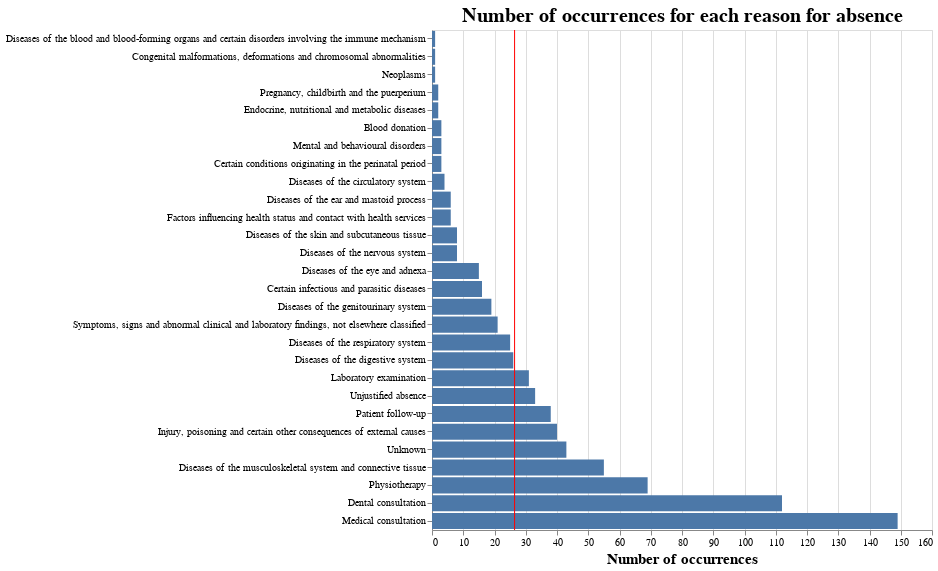

The notebook cell this image was saved under:
### Code cell
bar_graph = alt.Chart(reason_count,
          title = "Number of occurrences for each reason for absence").mark_bar(
).encode(
    x=alt.X('Number of occurrences'),
    y=alt.Y('Reason for absence', sort='x', title = None)
)
line = alt.Chart(reason_count).mark_rule(color='red').encode(
    x=alt.X('mean(Number of occurrences):Q', title = 'Number of occurrences')
)
(bar_graph + line).properties(
    width=500, height = 500).configure_title(
    fontSize=20).configure_axis(
    labelFontSize=10, titleFontSize = 15, labelLimit=500)

### Figure 1 — Vega-Lite specification as saved in the notebook (floating-point values rounded to 4 significant figures)
{"config": {"view": {"continuousWidth": 400, "continuousHeight": 300}, "axis": {"labelFontSize": 10, "labelLimit": 500, "titleFontSize": 15}, "title": {"fontSize": 20}}, "layer": [{"mark": "bar", "encoding": {"x": {"field": "Number of occurrences", "type": "quantitative"}, "y": {"field": "Reason for absence", "sort": "x", "title": null, "type": "nominal"}}, "title": "Number of occurrences for each reason for absence"}, {"mark": {"type": "rule", "color": "red"}, "encoding": {"x": {"aggregate": "mean", "field": "Number of occurrences", "title": "Number of occurrences", "type": "quantitative"}}}], "data": {"name": "data-e4ab14dee5ccf6ae4caf27900538f01f"}, "height": 500, "width": 500, "$schema": "https://vega.github.io/schema/vega-lite/v4.17.0.json", "datasets": {"data-e4ab14dee5ccf6ae4caf27900538f01f": [{"Reason for absence": "Medical consultation", "Number of occurrences": 149, "Frequency": 0.2014}, {"Reason for absence": "Dental consultation", "Number of occurrences": 112, "Frequency": 0.1514}, {"Reason for absence": "Physiotherapy", "Number of occurrences": 69, "Frequency": 0.09324}, {"Reason for absence": "Diseases of the musculoskeletal system and connective tissue", "Number of occurrences": 55, "Frequency": 0.07432}, {"Reason for absence": "Unknown", "Number of occurrences": 43, "Frequency": 0.05811}, {"Reason for absence": "Injury, poisoning and certain other consequences of external causes", "Number of occurrences": 40, "Frequency": 0.05405}, {"Reason for absence": "Patient follow-up", "Number of occurrences": 38, "Frequency": 0.05135}, {"Reason for absence": "Unjustified absence", "Number of occurrences": 33, "Frequency": 0.04459}, {"Reason for absence": "Laboratory examination", "Number of occurrences": 31, "Frequency": 0.04189}, {"Reason for absence": "Diseases of the digestive system", "Number of occurrences": 26, "Frequency": 0.03514}, {"Reason for absence": "Diseases of the respiratory system", "Number of occurrences": 25, "Frequency": 0.03378}, {"Reason for absence": "Symptoms, signs and abnormal clinical and laboratory findings, not elsewhere classified", "Number of occurrences": 21, "Frequency": 0.02838}, {"Reason for absence": "Diseases of the genitourinary system", "Number of occurrences": 19, "Frequency": 0.02568}, {"Reason for absence": "Certain infectious and parasitic diseases", "Number of occurrences": 16, "Frequency": 0.02162}, {"Reason for absence": "Diseases of the eye and adnexa", "Number of occurrences": 15, "Frequency": 0.02027}, {"Reason for absence": "Diseases of the skin and subcutaneous tissue", "Number of occurrences": 8, "Frequency": 0.01081}, {"Reason for absence": "Diseases of the nervous system", "Number of occurrences": 8, "Frequency": 0.01081}, {"Reason for absence": "Diseases of the ear and mastoid process", "Number of occurrences": 6, "Frequency": 0.008108}, {"Reason for absence": "Factors influencing health status and contact with health services", "Number of occurrences": 6, "Frequency": 0.008108}, {"Reason for absence": "Diseases of the circulatory system", "Number of occurrences": 4, "Frequency": 0.005405}, {"Reason for absence": "Blood donation", "Number of occurrences": 3, "Frequency": 0.004054}, {"Reason for absence": "Mental and behavioural disorders", "Number of occurrences": 3, "Frequency": 0.004054}, {"Reason for absence": "Certain conditions originating in the perinatal period", "Number of occurrences": 3, "Frequency": 0.004054}, {"Reason for absence": "Pregnancy, childbirth and the puerperium", "Number of occurrences": 2, "Frequency": 0.002703}, {"Reason for absence": "Endocrine, nutritional and metabolic diseases", "Number of occurrences": 2, "Frequency": 0.002703}, {"Reason for absence": "Diseases of the blood and blood-forming organs and certain disorders involving the immune mechanism", "Number of occurrences": 1, "Frequency": 0.001351}, {"Reason for absence": "Congenital malformations, deformations and chromosomal abnormalities", "Number of occurrences": 1, "Frequency": 0.001351}, {"Reason for absence": "Neoplasms", "Number of occurrences": 1, "Frequency": 0.001351}]}}
